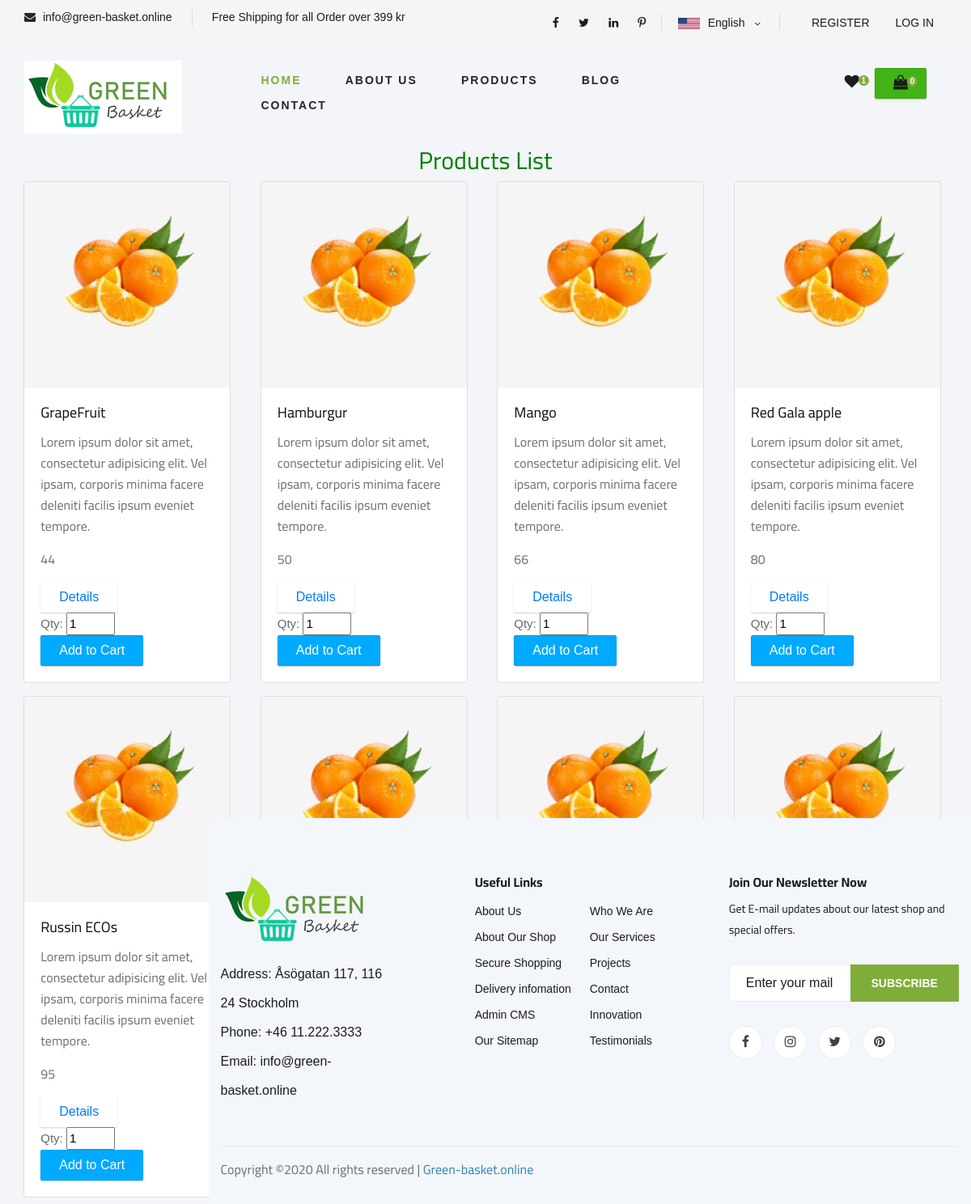
Screenshot of /product_list_page.php with the database file from the repository.
### tables this page shows
CREATE TABLE `products` (
  `id` int(9) NOT NULL,
  `title` varchar(90) NOT NULL,
  `description` text NOT NULL,
  `price` int(9) NOT NULL,
  `img_url` varchar(255) DEFAULT NULL
);

### src/config.php (called while the page is built, shortened)
<?php
include('dbconnect.php');
require('app/product_DbHandler.php');
$productDbHandler = new productDbHandlerClass();

### src/app/product_DbHandler.php (called while the page is built, shortened)
<?php
class productDbHandlerClass
{
    public function getAllProducts()
    {
        global $dbconnect;
        try {
            $query = "
        SELECT * FROM products;
    ";
            $stmt  = $dbconnect->query($query);
            $productsListArray = $stmt->fetchAll();
        } catch (\PDOException $e) {
            throw new \PDOException($e->getMessage(), (int) $e->getCode());
        }
        return $productsListArray;
    }
}

### public/product_list_page.php (the view, shortened to what this page needs)
<?php
require('../src/config.php');
include('layout/header.php');
?>
<div class="row justify-content-center">
    <h3 style="color : green">Products List</h3>
</div>
<?php
$prods = $productDbHandler->getAllProducts();
?>
<div class="container">
    <div class="row">
        <div class="d-flex flex-wrap justify-content-around">
            <?php foreach ($prods as $val) { ?>
            <div class="card mr-2 mt-2 mb-2" style="width: 16rem;">
                <img src="img/categories/cat-1.jpg" class="card-img-top" alt="...">
                <div class="card-body">
                    <h5 class="card-title"><?= $val['title'] ?></h5>
                    <p class="card-text"><?= $val['description'] ?></p>
                    <p><?= $val['price'] ?></p>
                    <form action="product_page.php" method="GET">
                        <input type="submit" name="productDetailBtn" value="Details" class="btn btn-link">
                    </form>
                    <form action="add-cart-item.php" method="post">
                        Qty: <input type="number" name="quantity" value="1" min=0 style="width: 60px;">
                        <input type="submit" name="addToCart" value="Add to Cart" class="btn btn-primary">
                    </form>
                </div>
            </div>
            <?php } ?>
        </div>
    </div>
</div>
<?php
include('layout/footer.php');
?>

### public/css/style.css (style rules this page uses)
html, body { height: 100%; font-family: 'Cairo', sans-serif; -webkit-font-smoothing: antialiased; font-smoothing: antialiased; }
h1, h2, h3, h4, h5, h6 { margin: 0; color: #111111; font-weight: 400; font-family: 'Cairo', sans-serif; }
h3 { font-size: 30px; }
h5 { font-size: 18px; }
p { font-size: 16px; font-family: 'Cairo', sans-serif; color: #6f6f6f; font-weight: 400; line-height: 26px; margin: 0 0 15px 0; }
img { max-width: 100%; }
@media only screen and (min-width: 1200px) { .container { max-width: 1170px; } }

### public/user/css/main.css (style rules this page uses)
html { position: relative; min-height: 100%; }
body { background-color: #f3f5f8; font-family: 'Source Sans Pro', sans-serif; font-size: 15px; color: #676a6d; }
.btn { -webkit-border-radius: 2px; -moz-border-radius: 2px; border-radius: 2px; -moz-box-shadow: 0px 1px 2px 0 rgba(0, 0, 0, 0.2); -webkit-box-shadow: 0px 1px 2px 0 rgba(0, 0, 0, 0.2); box-shadow: 0px 1px 2px 0 rgba(0, 0, 0, 0.2); padding: 6px 22px; }
.btn-primary { background-color: #00aaff; border-color: #00a0f0; }

### rows the page displays
products: title "GrapeFruit", description "Lorem ipsum dolor sit amet, consectetur adipisicing elit. Vel ipsam, corporis minima facere deleniti facilis ipsum eveniet tempore.", price "44"
products: title "Hamburgur", description "Lorem ipsum dolor sit amet, consectetur adipisicing elit. Vel ipsam, corporis minima facere deleniti facilis ipsum eveniet tempore.", price "50"
products: title "Mango", description "Lorem ipsum dolor sit amet, consectetur adipisicing elit. Vel ipsam, corporis minima facere deleniti facilis ipsum eveniet tempore.", price "66"
products: title "Red Gala apple", description "Lorem ipsum dolor sit amet, consectetur adipisicing elit. Vel ipsam, corporis minima facere deleniti facilis ipsum eveniet tempore.", price "80"
products: title "Russin ECOs", description "Lorem ipsum dolor sit amet, consectetur adipisicing elit. Vel ipsam, corporis minima facere deleniti facilis ipsum eveniet tempore.", price "95"

### other values shown
$cartItemCount "0"
